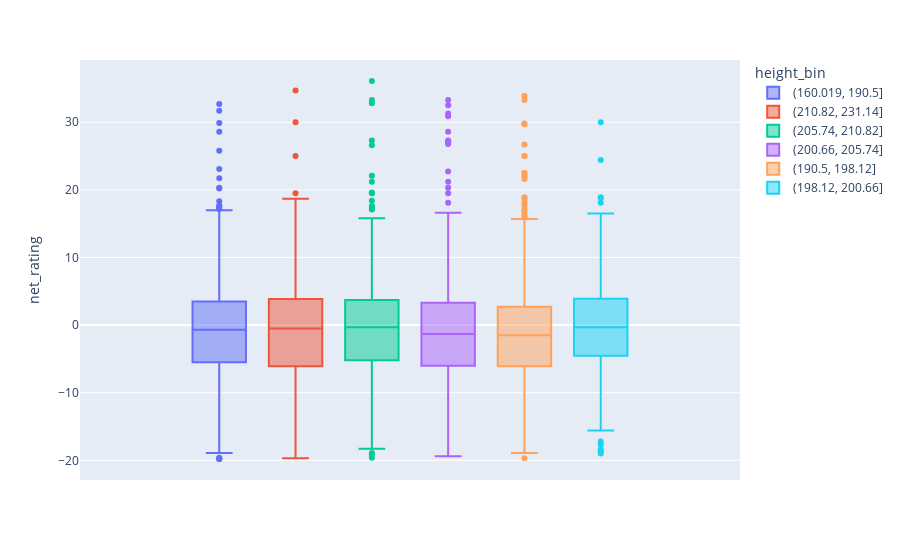

Notebook source saved alongside this figure:
### Markdown cell above
### 2000年以前

### Code cell
fig = px.box(df.query('season > 2010'), y="net_rating", color="height_bin")
fig.show()

### Figure 1 — Plotly figure (JSON) as saved in the notebook; plotly's stock layout.template omitted (floating-point values rounded to 4 significant figures; data arrays with more than 128 entries replaced by an {"elided": "..."} marker saying what was removed)
{"data": [{"alignmentgroup": "True", "hovertemplate": "height_bin=(160.019, 190.5]<br>net_rating=%{y}<extra></extra>", "legendgroup": "(160.019, 190.5]", "marker": {"color": "#636efa"}, "name": "(160.019, 190.5]", "notched": false, "offsetgroup": "(160.019, 190.5]", "orientation": "v", "showlegend": true, "type": "box", "x0": " ", "xaxis": "x", "y": {"elided": "901 float values"}, "y0": " ", "yaxis": "y"}, {"alignmentgroup": "True", "hovertemplate": "height_bin=(210.82, 231.14]<br>net_rating=%{y}<extra></extra>", "legendgroup": "(210.82, 231.14]", "marker": {"color": "#EF553B"}, "name": "(210.82, 231.14]", "notched": false, "offsetgroup": "(210.82, 231.14]", "orientation": "v", "showlegend": true, "type": "box", "x0": " ", "xaxis": "x", "y": {"elided": "387 float values"}, "y0": " ", "yaxis": "y"}, {"alignmentgroup": "True", "hovertemplate": "height_bin=(205.74, 210.82]<br>net_rating=%{y}<extra></extra>", "legendgroup": "(205.74, 210.82]", "marker": {"color": "#00cc96"}, "name": "(205.74, 210.82]", "notched": false, "offsetgroup": "(205.74, 210.82]", "orientation": "v", "showlegend": true, "type": "box", "x0": " ", "xaxis": "x", "y": {"elided": "830 float values"}, "y0": " ", "yaxis": "y"}, {"alignmentgroup": "True", "hovertemplate": "height_bin=(200.66, 205.74]<br>net_rating=%{y}<extra></extra>", "legendgroup": "(200.66, 205.74]", "marker": {"color": "#ab63fa"}, "name": "(200.66, 205.74]", "notched": false, "offsetgroup": "(200.66, 205.74]", "orientation": "v", "showlegend": true, "type": "box", "x0": " ", "xaxis": "x", "y": {"elided": "1029 float values"}, "y0": " ", "yaxis": "y"}, {"alignmentgroup": "True", "hovertemplate": "height_bin=(190.5, 198.12]<br>net_rating=%{y}<extra></extra>", "legendgroup": "(190.5, 198.12]", "marker": {"color": "#FFA15A"}, "name": "(190.5, 198.12]", "notched": false, "offsetgroup": "(190.5, 198.12]", "orientation": "v", "showlegend": true, "type": "box", "x0": " ", "xaxis": "x", "y": {"elided": "1187 float values"}, "y0": " ", "yaxis": "y"}, {"alignmentgroup": "True", "hovertemplate": "height_bin=(198.12, 200.66]<br>net_rating=%{y}<extra></extra>", "legendgroup": "(198.12, 200.66]", "marker": {"color": "#19d3f3"}, "name": "(198.12, 200.66]", "notched": false, "offsetgroup": "(198.12, 200.66]", "orientation": "v", "showlegend": true, "type": "box", "x0": " ", "xaxis": "x", "y": {"elided": "469 float values"}, "y0": " ", "yaxis": "y"}], "layout": {"boxmode": "group", "legend": {"title": {"text": "height_bin"}, "tracegroupgap": 0}, "margin": {"t": 60}, "xaxis": {"anchor": "y", "domain": [0, 1]}, "yaxis": {"anchor": "x", "domain": [0, 1], "title": {"text": "net_rating"}}}}
